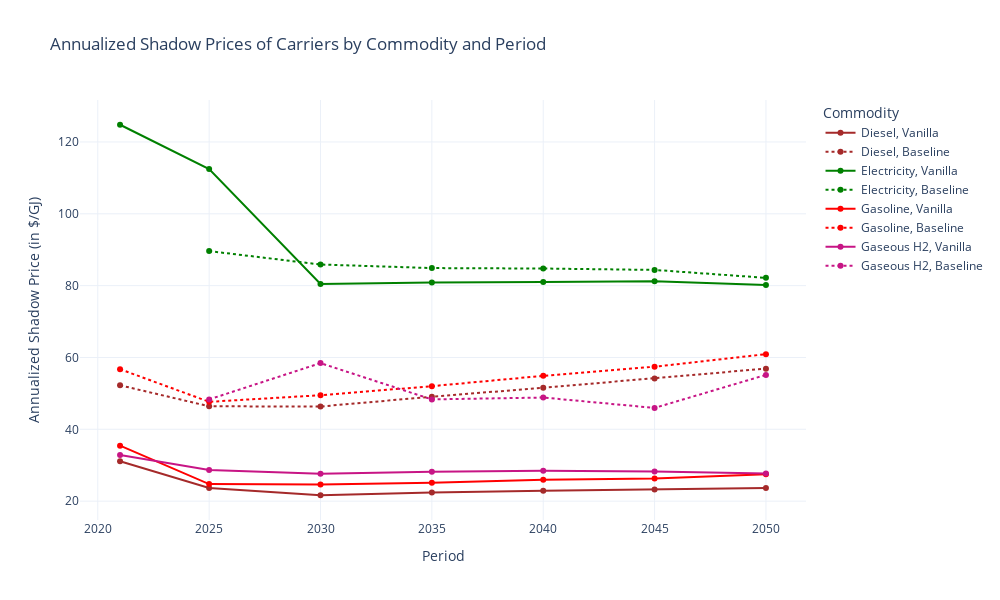

The code cell stored with this chart in its notebook:
### Code cell
df_scenarios['scenario'] = df_scenarios['scenario'].replace({
    'vanilla4_dual_carriers': 'Vanilla',
    'baseline_dual_carriers': 'Baseline'
})

fig = px.line(df_scenarios, 
              x='period', 
              y='Shadow Price', 
              color='commodity', 
              color_discrete_map=color_fuel_map,
              line_dash='scenario',
              title='Annualized Shadow Prices of Carriers by Commodity and Period',
              labels={'Shadow Price': 'Annualized Shadow Price ($/GJ)', 'scenario': 'Scenario'},
              markers=True,
              template='plotly_white',
              category_orders={'scenario': ['Vanilla', 'Baseline']}
              )

fig.update_layout(
    xaxis_title='Period',
    yaxis_title='Annualized Shadow Price (in $/GJ)',
    legend_title_text='Commodity',
    height=600,
    width=1000,
)

fig.show()

### Figure 1 — Plotly figure (JSON) as saved in the notebook; plotly's stock layout.template omitted (floating-point values rounded to 4 significant figures)
{"data": [{"hovertemplate": "commodity=Diesel<br>Scenario=Vanilla<br>period=%{x}<br>Annualized Shadow Price ($/GJ)=%{y}<extra></extra>", "legendgroup": "Diesel, Vanilla", "line": {"color": "brown", "dash": "solid"}, "marker": {"symbol": "circle"}, "mode": "lines+markers", "name": "Diesel, Vanilla", "orientation": "v", "showlegend": true, "type": "scatter", "x": [2021, 2025, 2030, 2035, 2040, 2045, 2050], "xaxis": "x", "y": [31.12, 23.65, 21.64, 22.41, 22.86, 23.21, 23.68], "yaxis": "y"}, {"hovertemplate": "commodity=Diesel<br>Scenario=Baseline<br>period=%{x}<br>Annualized Shadow Price ($/GJ)=%{y}<extra></extra>", "legendgroup": "Diesel, Baseline", "line": {"color": "brown", "dash": "dot"}, "marker": {"symbol": "circle"}, "mode": "lines+markers", "name": "Diesel, Baseline", "orientation": "v", "showlegend": true, "type": "scatter", "x": [2021, 2025, 2030, 2035, 2040, 2045, 2050], "xaxis": "x", "y": [52.26, 46.4, 46.34, 49.08, 51.57, 54.13, 56.89], "yaxis": "y"}, {"hovertemplate": "commodity=Electricity<br>Scenario=Vanilla<br>period=%{x}<br>Annualized Shadow Price ($/GJ)=%{y}<extra></extra>", "legendgroup": "Electricity, Vanilla", "line": {"color": "green", "dash": "solid"}, "marker": {"symbol": "circle"}, "mode": "lines+markers", "name": "Electricity, Vanilla", "orientation": "v", "showlegend": true, "type": "scatter", "x": [2021, 2025, 2030, 2035, 2040, 2045, 2050], "xaxis": "x", "y": [124.8, 112.5, 80.45, 80.87, 81.0, 81.23, 80.17], "yaxis": "y"}, {"hovertemplate": "commodity=Electricity<br>Scenario=Baseline<br>period=%{x}<br>Annualized Shadow Price ($/GJ)=%{y}<extra></extra>", "legendgroup": "Electricity, Baseline", "line": {"color": "green", "dash": "dot"}, "marker": {"symbol": "circle"}, "mode": "lines+markers", "name": "Electricity, Baseline", "orientation": "v", "showlegend": true, "type": "scatter", "x": [2025, 2030, 2035, 2040, 2045, 2050], "xaxis": "x", "y": [89.62, 85.88, 84.89, 84.76, 84.38, 82.17], "yaxis": "y"}, {"hovertemplate": "commodity=Gasoline<br>Scenario=Vanilla<br>period=%{x}<br>Annualized Shadow Price ($/GJ)=%{y}<extra></extra>", "legendgroup": "Gasoline, Vanilla", "line": {"color": "red", "dash": "solid"}, "marker": {"symbol": "circle"}, "mode": "lines+markers", "name": "Gasoline, Vanilla", "orientation": "v", "showlegend": true, "type": "scatter", "x": [2021, 2025, 2030, 2035, 2040, 2045, 2050], "xaxis": "x", "y": [35.44, 24.74, 24.6, 25.15, 25.97, 26.28, 27.47], "yaxis": "y"}, {"hovertemplate": "commodity=Gasoline<br>Scenario=Baseline<br>period=%{x}<br>Annualized Shadow Price ($/GJ)=%{y}<extra></extra>", "legendgroup": "Gasoline, Baseline", "line": {"color": "red", "dash": "dot"}, "marker": {"symbol": "circle"}, "mode": "lines+markers", "name": "Gasoline, Baseline", "orientation": "v", "showlegend": true, "type": "scatter", "x": [2021, 2025, 2030, 2035, 2040, 2045, 2050], "xaxis": "x", "y": [56.73, 47.66, 49.49, 52.01, 54.89, 57.42, 60.93], "yaxis": "y"}, {"hovertemplate": "commodity=Gaseous H2<br>Scenario=Vanilla<br>period=%{x}<br>Annualized Shadow Price ($/GJ)=%{y}<extra></extra>", "legendgroup": "Gaseous H2, Vanilla", "line": {"color": "mediumvioletred", "dash": "solid"}, "marker": {"symbol": "circle"}, "mode": "lines+markers", "name": "Gaseous H2, Vanilla", "orientation": "v", "showlegend": true, "type": "scatter", "x": [2021, 2025, 2030, 2035, 2040, 2045, 2050], "xaxis": "x", "y": [32.82, 28.64, 27.63, 28.18, 28.46, 28.22, 27.72], "yaxis": "y"}, {"hovertemplate": "commodity=Gaseous H2<br>Scenario=Baseline<br>period=%{x}<br>Annualized Shadow Price ($/GJ)=%{y}<extra></extra>", "legendgroup": "Gaseous H2, Baseline", "line": {"color": "mediumvioletred", "dash": "dot"}, "marker": {"symbol": "circle"}, "mode": "lines+markers", "name": "Gaseous H2, Baseline", "orientation": "v", "showlegend": true, "type": "scatter", "x": [2025, 2030, 2035, 2040, 2045, 2050], "xaxis": "x", "y": [48.32, 58.43, 48.32, 48.85, 45.95, 55.15], "yaxis": "y"}], "layout": {"height": 600, "legend": {"title": {"text": "Commodity"}, "tracegroupgap": 0}, "title": {"text": "Annualized Shadow Prices of Carriers by Commodity and Period"}, "width": 1000, "xaxis": {"anchor": "y", "domain": [0, 1], "title": {"text": "Period"}}, "yaxis": {"anchor": "x", "domain": [0, 1], "title": {"text": "Annualized Shadow Price (in $/GJ)"}}}}
